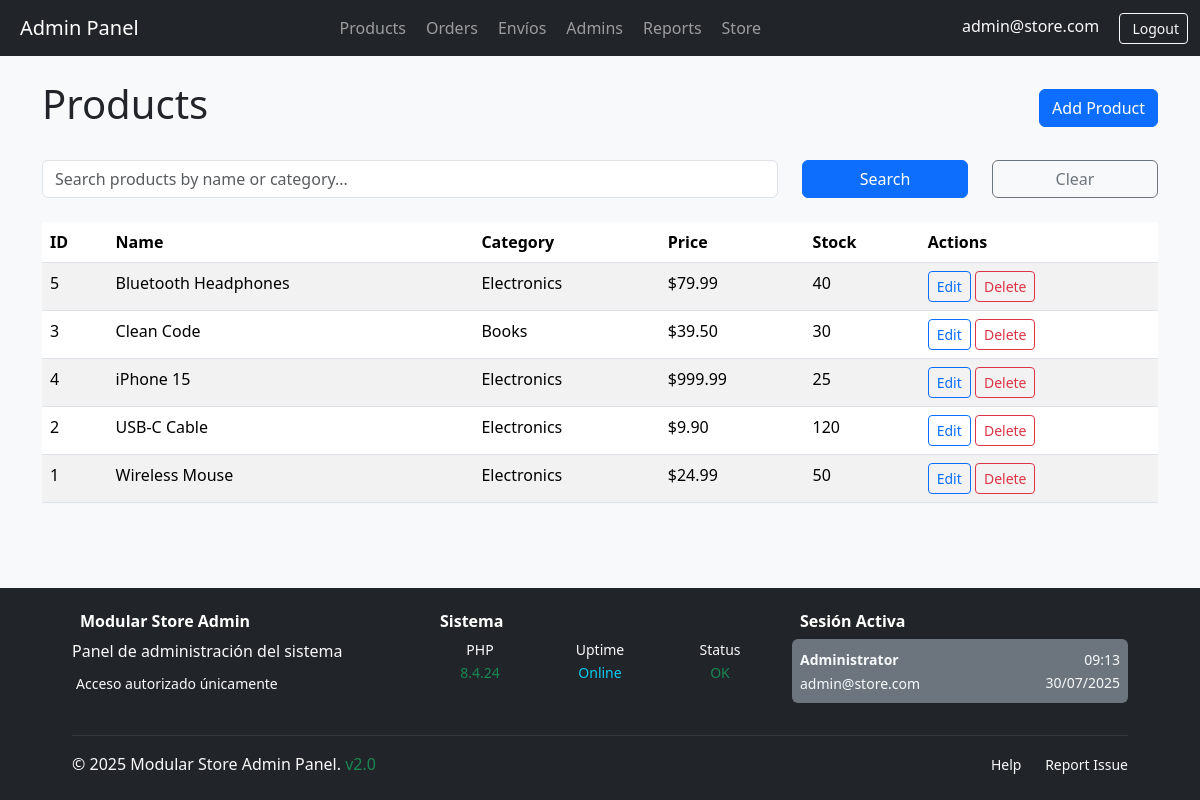
/modules/admin/controllers/products.php (signed in), run on the app's committed database.
### tables this page shows
CREATE TABLE `products` (
  `id` int(11) NOT NULL AUTO_INCREMENT,
  `category_id` int(11) NOT NULL,
  `name` varchar(150) NOT NULL,
  `price` decimal(10,2) NOT NULL CHECK (`price` >= 0),
  `stock` int(11) NOT NULL CHECK (`stock` >= 0),
  `image_url` varchar(255) DEFAULT NULL,
  `created_at` datetime DEFAULT current_timestamp(),
  `updated_at` datetime DEFAULT current_timestamp() ON UPDATE current_timestamp(),
  PRIMARY KEY (`id`),
  KEY `category_id` (`category_id`),
  CONSTRAINT `products_ibfk_1` FOREIGN KEY (`category_id`) REFERENCES `categories` (`id`) ON DELETE CASCADE
);

### core/bootstrap.php (called while the page is built, shortened)
<?php
function sanitize(string $dirty, string $context = 'string'): string
{
    return htmlspecialchars(trim($dirty), ENT_QUOTES, 'UTF-8');
}

### core/Database.php (called while the page is built, shortened)
<?php
class Database
{
    private static ?PDO $pdo = null;
    public static function conn(): PDO
    {
        if (self::$pdo === null) {
            $dsn = sprintf(
                'mysql:host=%s;dbname=%s;charset=utf8mb4',
                $_ENV['DB_HOST'],
                $_ENV['DB_NAME']
            );
            self::$pdo = new PDO($dsn, $_ENV['DB_USER'], $_ENV['DB_PASS'], [
                PDO::ATTR_ERRMODE            => PDO::ERRMODE_EXCEPTION,
                PDO::ATTR_DEFAULT_FETCH_MODE => PDO::FETCH_ASSOC,
                PDO::ATTR_EMULATE_PREPARES   => false,
            ]);
        }
        return self::$pdo;
    }
}

### modules/admin/controllers/products.php (the view, shortened to what this page needs)
<?php
require_once __DIR__ . '/../../../core/bootstrap.php';
require_once __DIR__ . '/../../../core/Database.php';
$action = $_GET['action'] ?? 'list';
$search = sanitize($_GET['search'] ?? '');
$whereClause = '';
$params = [];
$sql = "SELECT * FROM v_admin_products $whereClause ORDER BY name ASC";
$stmt = Database::conn()->prepare($sql);
$stmt->execute($params);
$products = $stmt->fetchAll();
?>
<!doctype html>
<html lang="en">
<head>
    <link href="https://cdn.jsdelivr.net/npm/bootstrap@5.3.3/dist/css/bootstrap.min.css" rel="stylesheet">
</head>
<body class="bg-light">
<?php include __DIR__ . '/../views/nav.php'; ?>
<div class="container">
    <?php if ($action === 'list'): ?>
        <div class="d-flex justify-content-between align-items-center mb-4">
            <h1>Products</h1>
            <a href="?action=create" class="btn btn-primary">Add Product</a>
        </div>
        <form method="GET" class="row mb-4">
            <div class="col-md-8">
                <input type="text" name="search" class="form-control"
                       placeholder="Search products by name or category..."
                       value="<?= htmlspecialchars($search) ?>">
            </div>
            <div class="col-md-2">
                <button type="submit" class="btn btn-primary w-100">Search</button>
            </div>
            <div class="col-md-2">
                <a href="?" class="btn btn-outline-secondary w-100">Clear</a>
            </div>
        </form>
        <div class="table-responsive">
            <table class="table table-striped">
                <thead>
                    <tr>
                        <th>ID</th>
                        <th>Name</th>
                        <th>Category</th>
                        <th>Price</th>
                        <th>Stock</th>
                        <th>Actions</th>
                    </tr>
                </thead>
                <tbody>
                    <?php if (!$products): ?>
                        <tr>
                            <td colspan="6" class="text-center text-muted">
                                <?= $search ? 'No products found for your search.' : 'No products available.' ?>
                            </td>
                        </tr>
                    <?php else: ?>
                        <?php foreach ($products as $product): ?>
                            <tr>
                                <td><?= $product['id'] ?></td>
                                <td><?= htmlspecialchars($product['name']) ?></td>
                                <td><?= htmlspecialchars($product['category']) ?></td>
                                <td>$<?= number_format((float)$product['price'], 2) ?></td>
                                <td><?= $product['stock'] ?></td>
                                <td>
                                    <a href="?action=edit&id=<?= $product['id'] ?>" class="btn btn-sm btn-outline-primary">Edit</a>
                                    <a href="?action=delete&id=<?= $product['id'] ?>"
                                       class="btn btn-sm btn-outline-danger"
                                       onclick="return confirm('Delete this product?')">Delete</a>
                                </td>
                            </tr>
                        <?php endforeach; ?>
                    <?php endif; ?>
                </tbody>
            </table>
        </div>
    <?php endif; ?>
</div>
<?php include __DIR__ . '/../views/footer.php'; ?>
</body>
</html>

### modules/admin/views/footer.php (style rules this page uses)
body { min-height: 100vh; display: flex; flex-direction: column; }
main, .container, .container-fluid { flex: 1; }

### data on the page
products: id "5", name "Bluetooth Headphones", category "Electronics", price "79.99", stock "40"
products: id "3", name "Clean Code", category "Books", price "39.50", stock "30"
products: id "4", name "iPhone 15", category "Electronics", price "999.99", stock "25"
products: id "2", name "USB-C Cable", category "Electronics", price "9.90", stock "120"
products: id "1", name "Wireless Mouse", category "Electronics", price "24.99", stock "50"

### other printed values
$_SESSION['admin_email'] "admin@store.com"
phpversion() "8.4.24"
$_SESSION['admin_name'] "Administrator"
